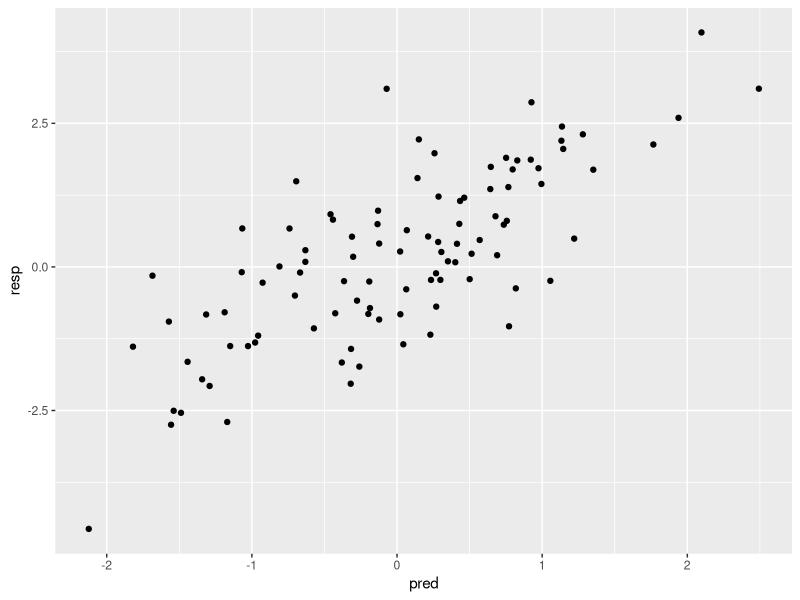

R code for this plot:
library(tidyverse)
library(cowplot)

set.seed(297834) # pick your own seed
dat <- data_frame(pred = rnorm(100),
                  resp = pred + rnorm(100))

pdf('../output/out1.pdf')
ggplot(dat, aes(pred, resp)) +
  geom_point()
dev.off()
